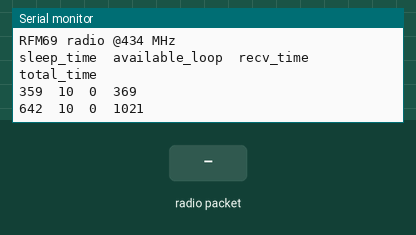
Recording of a sketch running on a simulated Arduino Uno, built with avr-gcc and run on an emulated ATmega328P. Shown: the last lines printed to the serial monitor. The test bench sets the inputs (shaded band). Random numbers use the default seed unless the sketch sets one; no radio packets arrive unless stated.

Above: at 1.2 s.
1.3 s: radio packet "1" arrives
At 3.3 s:
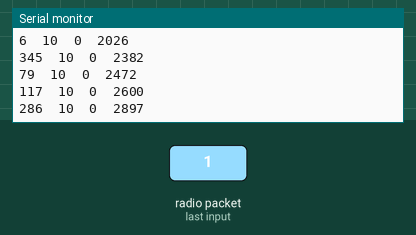
3.5 s: radio packet "0" arrives
At 4.9 s:
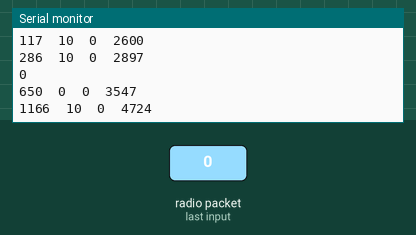
5.0 s: radio packet "2" arrives
At 7.4 s:
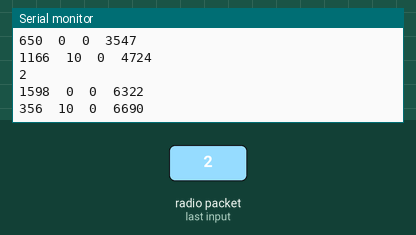
Timing chart, 0 to 8.9 s (numbered marks = the images above; inputs shaded):
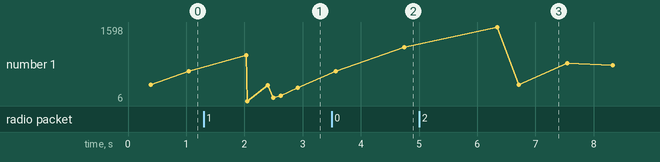

Measured:
- after the input at 1.3 s, the serial monitor: prints a new line after 0.73 s (image 1)
- after the input at 3.5 s, the serial monitor: prints a new line after 0.07 s (image 2)
- after the input at 5.0 s, the serial monitor: prints a new line after 1.3 s (image 3)

The sketch:

rx.ino
```cpp
#include <SPI.h>
#include <RH_RF69.h>
#include <RHReliableDatagram.h>
#include <math.h>
#include <stdlib.h>
#include <stdio.h>

#define RF69_FREQ 434.0

#define MY_ADDRESS     1

#define RFM69_CS      8
#define RFM69_INT     7
#define RFM69_RST     4
#define LED           13

RH_RF69 rf69(RFM69_CS, RFM69_INT);
RHReliableDatagram rf69_manager(rf69, MY_ADDRESS);

unsigned long setup_end_time = 0;

void setup()
{
    Serial.begin(115200);

    // Uncomment this to start running only after serial monitor is open
    // while (!Serial) {
    //     delay(1);
    // }

    pinMode(RFM69_RST, OUTPUT);
    digitalWrite(RFM69_RST, LOW);

    // reset radio
    // NOTE: is this needed?
    digitalWrite(RFM69_RST, HIGH);
    delay(10);
    digitalWrite(RFM69_RST, LOW);
    delay(10);

    if (!rf69_manager.init()) {
        while (true) {
            delay(1);
            Serial.println("RFM69 radio init failed");
        }
    }

    // Defaults after init are 434.0MHz, modulation GFSK_Rb250Fd250, +13dbM (for low power module)
    // No encryption
    if (!rf69.setFrequency(RF69_FREQ)) {
        Serial.println("setFrequency failed");
    }

    // If you are using a high power RF69 eg RFM69HW, you *must* set a Tx power with the
    // ishighpowermodule flag set like this:
    // power range is 14-20, 2nd arg must be true for 69HCW
    rf69.setTxPower(20, true);

    // The encryption key has to be the same as the one in the server
    uint8_t key[] = { 0x01, 0x02, 0x03, 0x04, 0x05, 0x06, 0x07, 0x08, 0x01, 0x02, 0x03, 0x04, 0x05, 0x06, 0x07, 0x08};
    rf69.setEncryptionKey(key);


    Serial.print("RFM69 radio @");
    Serial.print((int)RF69_FREQ);
    Serial.println(" MHz");

    Serial.println("sleep_time  available_loop  recv_time  total_time");
    setup_end_time = millis();
}

float expovariate(float rate) {
    float k = -((float) random(0, RAND_MAX) / (RAND_MAX + 1));
    return -log(1.0f - k) / (1 / rate);
}

unsigned long total_sleep_time = 0;

int16_t packetnum = 0;
uint8_t buffer[RH_RF69_MAX_MESSAGE_LEN];
uint8_t log_raw[10];
char log_output[32];

int timer = 0;

void loop() {
    long sleep_time = expovariate(500.0f);
    rf69.sleep();
    delay(sleep_time);
    total_sleep_time += sleep_time;
    uint16_t sleep_log = (uint16_t) sleep_time;

    rf69.setModeRx();

    unsigned long start_time = millis();
    uint8_t available_loop = 10;
    unsigned long start_recv = 0;
    uint8_t recv_time = 0;

    // NOTE: maybe millis() thousands of times?
    while (millis() - start_time < 10) {
        if (rf69_manager.available()) {
            available_loop = millis() - start_time;
            // Wait for a message addressed to us from the client
            uint8_t len = sizeof(buffer);
            uint8_t from;
            start_recv = millis();
            if (rf69_manager.recvfromAck(buffer, &len, &from)) {
                // zero out remaining string
                buffer[len] = 0;

//                Serial.print("Got packet from #"); Serial.println(from);
//                Serial.print(" [RSSI :");
//                Serial.print(rf69.lastRssi());
//                Serial.print("] : ");
                Serial.println((char*)buffer);
                recv_time = millis() - start_recv;
            }
            break;
        }
        available_loop = millis() - start_time;
    } // end while()

    long total_time = millis() - setup_end_time;
//    Serial.print("total sleep time ="); Serial.println(total_sleep_time);
//    Serial.print("total awake time ="); Serial.println(total_time - total_sleep_time);
//    Serial.print("total time ="); Serial.println(total_time);

//    Serial.print(sleep_log); Serial.print(", ");
//    Serial.print(available_loop); Serial.print(", ");
//    Serial.println(recv_time);

    sprintf(log_output, "%u  %d  %d  %u  %s", sleep_log, available_loop, recv_time, total_time, (char*)buffer);
    Serial.println(log_output);
}
```
